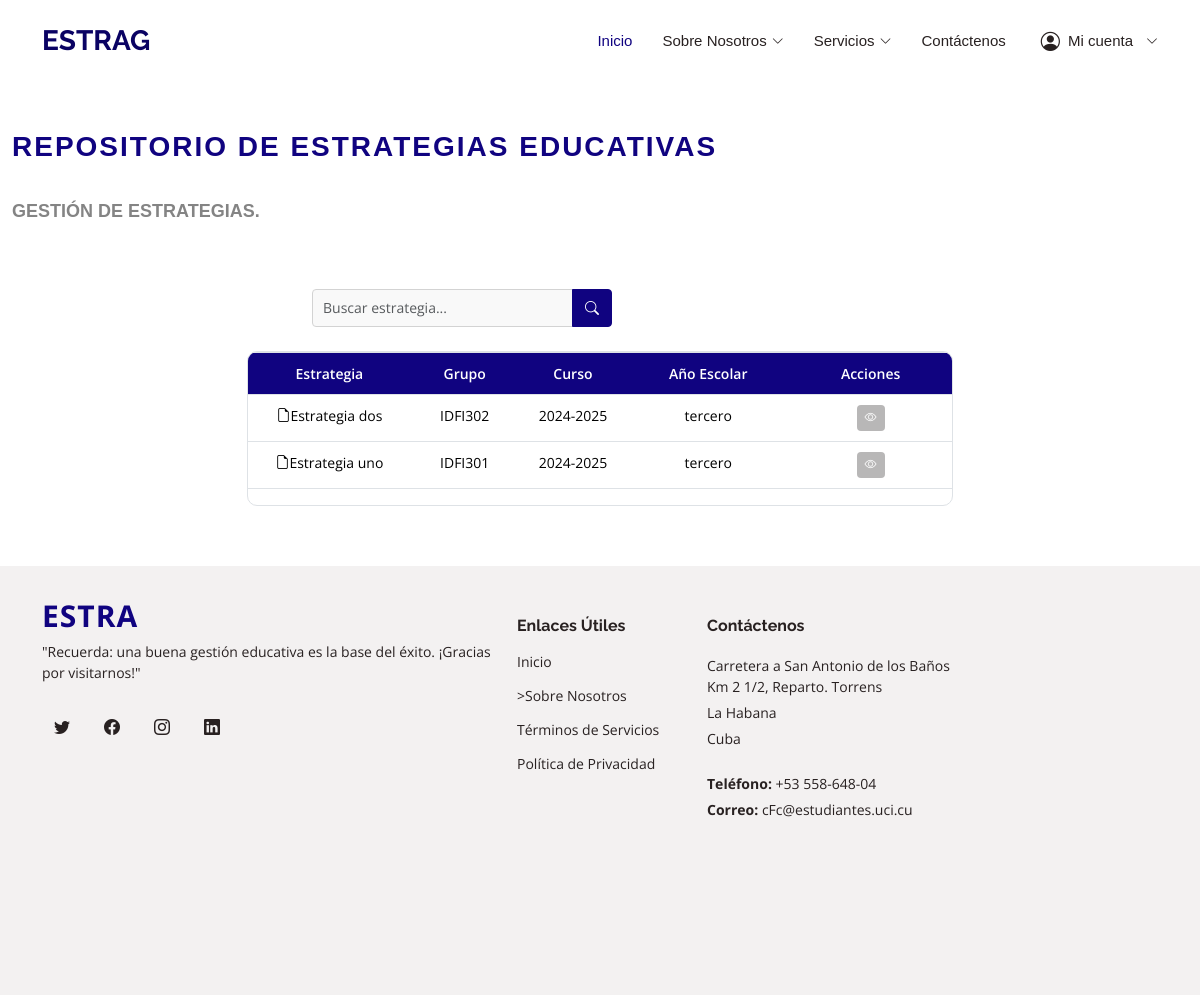
Before: /estrategias_g/ with the older database file.
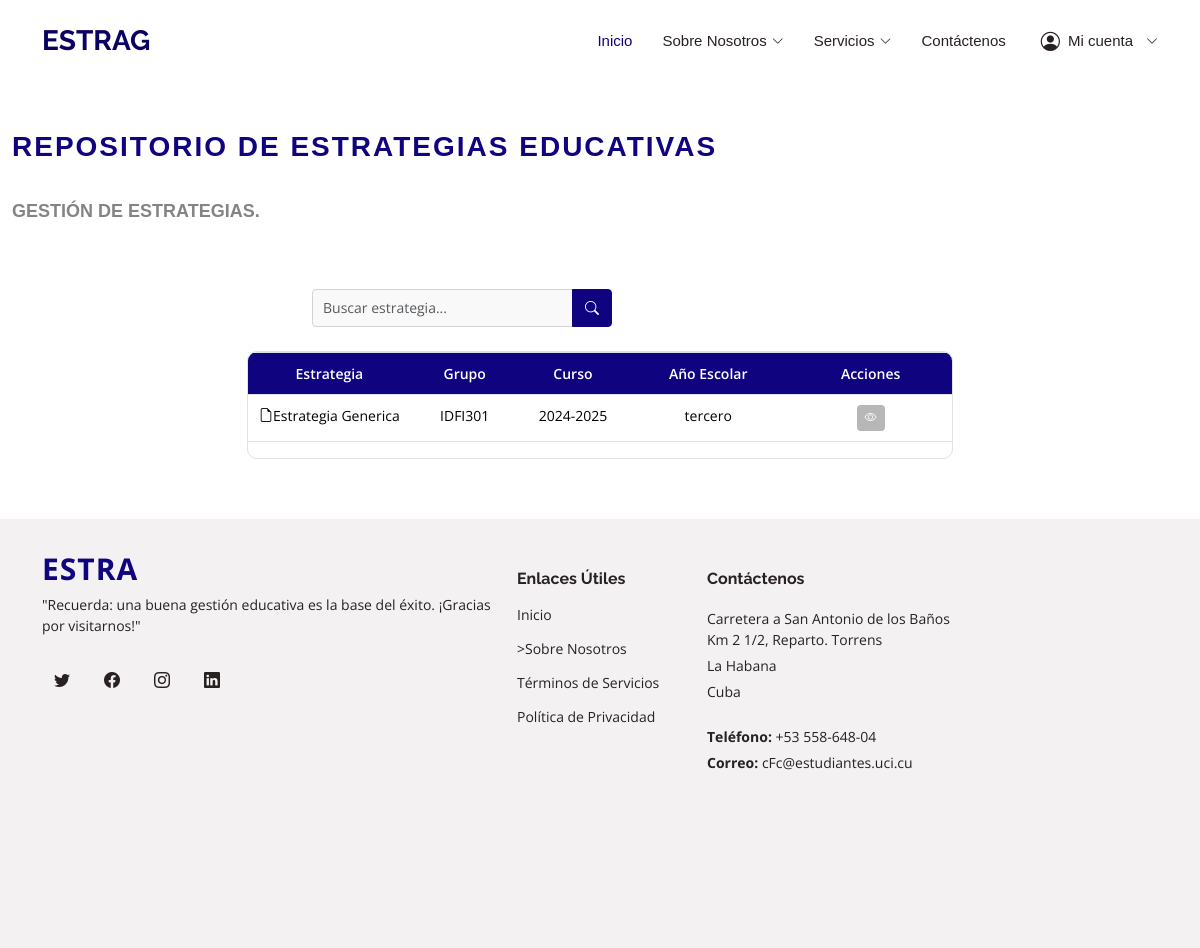
After: the same page with the newer database file.
### data_models/models.py (models this page shows, shortened)
class Estrategia(models.Model):
    curso = models.CharField(max_length=20)
    anio_escolar = models.CharField(max_length=10)
    grupo = models.CharField(max_length=20)
    nombre = models.CharField(max_length=255, blank=True, default="Estrategia_{id}")
    autor = models.CharField(max_length=255, blank=True, default="autor_{id}")
    plan_estudios = models.TextField(blank=True, default="plan_estudios_{id}")
    obj_general = models.TextField(blank=True, default="objetivo_general_{id}")
    obj_estrategia = models.TextField(blank=True, default="objetivos_estrategia_{id}")
    dir_grupo = models.CharField(max_length=255, blank=True, default="direccion_grupo_{id}")
    caract_grupo = models.TextField(blank=True, default="caracteristicas_grupo_{id}")
    colect_pedagogico = models.TextField(blank=True, default="colectivo_pedagogico_{id}")
    dim_curricular = models.TextField(blank=True, default="dimension_curricular_{id}")
    dim_extensionista = models.TextField(blank=True, default="dimension_extensionista_{id}")
    dim_politica = models.TextField(blank=True, default="dimension_politico_ideologica_{id}")
    obj_dc = models.TextField(blank=True, default="obj_dc_{id}")
    plan_dc = models.TextField(blank=True, default="plan_dc_{id}")
    obj_de = models.TextField(blank=True, default="obj_de_{id}")
    plan_de = models.TextField(blank=True, default="plan_de_{id}")
    obj_dp = models.TextField(blank=True, default="obj_dp_{id}")
    plan_dp = models.TextField(blank=True, default="plan_dp_{id}")
    evaluacion = models.TextField(blank=True, default="evaluacion_integral_{id}")
    otros_aspectos = models.TextField(blank=True, default="otros_aspectos_{id}")
    conclusiones = models.TextField(blank=True, default="conclusiones_{id}")
    grupo_id = models.OneToOneField(
        'Grupo',
        on_delete=models.SET_NULL,
        null=True,
        blank=True,
        related_name='estrategia'
    )
    class Meta:
        unique_together = ('curso', 'grupo')

### data_models/vistas/vistasRolUsuario/views.py (the view)
# urls.py: path('estrategias_g/', visualizarEstrategiasG, name='estrategias_g'),
def visualizarEstrategiasG(request):
    estrategias = Estrategia.objects.all()
    return render(request, "usuarios/listar_estrategias.html", {"estrategias": estrategias})

### templates/usuarios/listar_estrategias.html (shortened to what this page needs)
{% extends "baseg.html" %}
{% block content %}
<div id="maind">
    <section id="estrategia-educativa" class="estrategia-educativa section-bg">
      <div class="container-fluid">
        <div class="section-title">
          <h2>Repositorio de Estrategias Educativas</h2>
          <br>
          <p>Gestión de estrategias.</p>
          <br>
        </div>
        <form method="GET" action="{% url 'estrategias' %}" class="search-bar mb-4">
          <div class="input-group">
            <input type="text" name="q" class="form-control" placeholder="Buscar estrategia..." aria-label="Buscar" value="{{ request.GET.q }}">
            <button class="btn btn-primary" type="submit">
              <i class="bi bi-search"></i>
            </button>
          </div>
        </form>
        <form id="form-eliminar-estrategias" method="POST" action="{% url 'eliminar_estrategias' %}">
          <div class="table-container">
            <div class="table-responsive">
              <table class="table table-bordered table-hover custom-table">
                <thead>
                  <tr>
                    <th>Estrategia</th>
                    <th>Grupo</th>
                    <th>Curso</th>
                    <th>Año Escolar</th>
                    <th>Acciones</th>
                  </tr>
                </thead>
                <tbody>
                  {% for estrategia in estrategias %}
                  <tr data-id="{{ estrategia.id }}">
                    <td>
                      <i class="bi bi-file-earmark"></i>{{ estrategia.nombre }}
                    </td>
                    <td>{{ estrategia.grupo }}</td>
                    <td>{{ estrategia.curso }}</td>
                    <td>{{ estrategia.anio_escolar }}</td>
                    <td>
                      <button type="button" class="btn btn-action btn-ver-detalles" data-id="{{ estrategia.id }}" title="Ver Detalles">
                        <i class="bi bi-eye"></i>
                      </button>
                      </td>
                  </tr>
                  {% endfor %}
                </tbody>
              </table>
            </div>
          </div>
        </form>
      </div>
    </section>
</div>
{% endblock %}

Changed rows visible on the page:
removed Estrategia: nombre "Estrategia dos", grupo "IDFI302", curso "2024-2025", anio_escolar "tercero"
removed Estrategia: nombre "Estrategia uno", grupo "IDFI301", curso "2024-2025", anio_escolar "tercero"
added Estrategia: nombre "Estrategia Generica", grupo "IDFI301", curso "2024-2025", anio_escolar "tercero"
